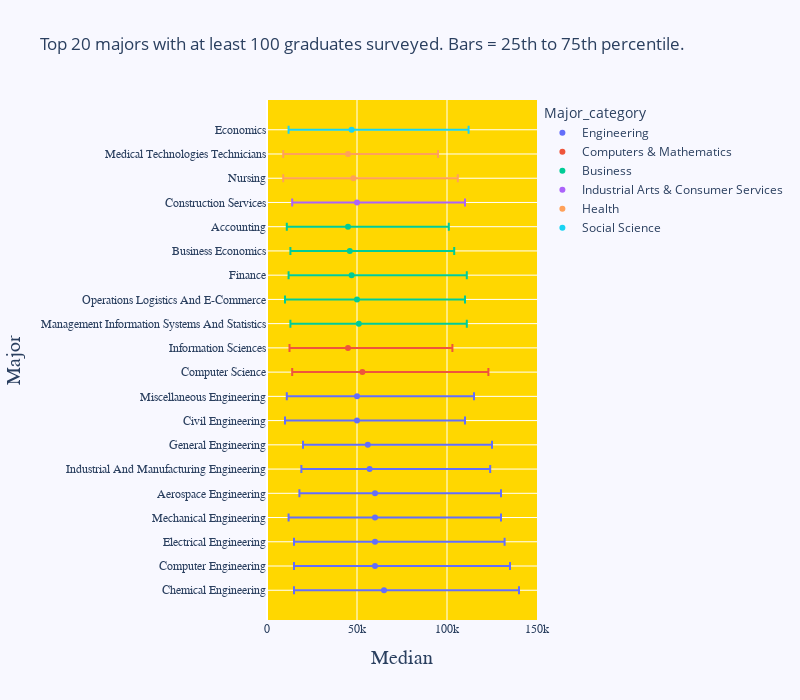

Notebook code for this chart:
### Markdown cell above
### What are the highest earning majors?

### Code cell
major_processed = major_processed[major_processed['Sample_size']>=100]
major_processed = major_processed.head(20)
fig = px.scatter(major_processed, x='Median', y='Major',
                color='Major_category',width=800, height=700,
                 error_x_minus="P25th", error_x="P75th",
                 title="Top 20 majors with at least 100 graduates surveyed. Bars = 25th to 75th percentile."
                )

fig.update_xaxes(
    range=[0, 150000]  # sets the range of xaxis
    
)
# Update axes
fig.update_xaxes(title_font = dict(size=20,family='Time NEw Roman'))
fig.update_xaxes(tickfont_family="Arial Black")

fig.update_yaxes(title_font=dict(size=20, family='Times New Roman'))
fig.update_yaxes(tickfont_family="Arial Black")

fig.update_layout({
                    'plot_bgcolor':'gold',
                    'paper_bgcolor':'ghostwhite'})
fig.show()

### Figure 1 — Plotly figure (JSON) as saved in the notebook; plotly's stock layout.template omitted (floating-point values rounded to 4 significant figures)
{"data": [{"error_x": {"array": [75000, 75000, 72000, 70000, 70000, 67000, 69000, 60000, 65000], "arrayminus": [50000, 45000, 45000, 48000, 42000, 37900, 36000, 40000, 39000]}, "hovertemplate": "Major_category=Engineering<br>Median=%{x}<br>Major=%{y}<extra></extra>", "legendgroup": "Engineering", "marker": {"color": "#636efa", "symbol": "circle"}, "mode": "markers", "name": "Engineering", "orientation": "h", "showlegend": true, "type": "scatter", "x": [65000, 60000, 60000, 60000, 60000, 57000, 56000, 50000, 50000], "xaxis": "x", "y": ["Chemical Engineering", "Computer Engineering", "Electrical Engineering", "Mechanical Engineering", "Aerospace Engineering", "Industrial And Manufacturing Engineering", "General Engineering", "Civil Engineering", "Miscellaneous Engineering"], "yaxis": "y"}, {"error_x": {"array": [70000, 58000], "arrayminus": [39000, 32500]}, "hovertemplate": "Major_category=Computers & Mathematics<br>Median=%{x}<br>Major=%{y}<extra></extra>", "legendgroup": "Computers & Mathematics", "marker": {"color": "#EF553B", "symbol": "circle"}, "mode": "markers", "name": "Computers & Mathematics", "orientation": "h", "showlegend": true, "type": "scatter", "x": [53000, 45000], "xaxis": "x", "y": ["Computer Science", "Information Sciences"], "yaxis": "y"}, {"error_x": {"array": [60000, 60000, 64000, 58000, 56000], "arrayminus": [38000, 40000, 35000, 33000, 34000]}, "hovertemplate": "Major_category=Business<br>Median=%{x}<br>Major=%{y}<extra></extra>", "legendgroup": "Business", "marker": {"color": "#00cc96", "symbol": "circle"}, "mode": "markers", "name": "Business", "orientation": "h", "showlegend": true, "type": "scatter", "x": [51000, 50000, 47000, 46000, 45000], "xaxis": "x", "y": ["Management Information Systems And Statistics", "Operations Logistics And E-Commerce", "Finance", "Business Economics", "Accounting"], "yaxis": "y"}, {"error_x": {"array": [60000], "arrayminus": [36000]}, "hovertemplate": "Major_category=Industrial Arts & Consumer Services<br>Median=%{x}<br>Major=%{y}<extra></extra>", "legendgroup": "Industrial Arts & Consumer Services", "marker": {"color": "#ab63fa", "symbol": "circle"}, "mode": "markers", "name": "Industrial Arts & Consumer Services", "orientation": "h", "showlegend": true, "type": "scatter", "x": [50000], "xaxis": "x", "y": ["Construction Services"], "yaxis": "y"}, {"error_x": {"array": [58000, 50000], "arrayminus": [39000, 36000]}, "hovertemplate": "Major_category=Health<br>Median=%{x}<br>Major=%{y}<extra></extra>", "legendgroup": "Health", "marker": {"color": "#FFA15A", "symbol": "circle"}, "mode": "markers", "name": "Health", "orientation": "h", "showlegend": true, "type": "scatter", "x": [48000, 45000], "xaxis": "x", "y": ["Nursing", "Medical Technologies Technicians"], "yaxis": "y"}, {"error_x": {"array": [65000], "arrayminus": [35000]}, "hovertemplate": "Major_category=Social Science<br>Median=%{x}<br>Major=%{y}<extra></extra>", "legendgroup": "Social Science", "marker": {"color": "#19d3f3", "symbol": "circle"}, "mode": "markers", "name": "Social Science", "orientation": "h", "showlegend": true, "type": "scatter", "x": [47000], "xaxis": "x", "y": ["Economics"], "yaxis": "y"}], "layout": {"height": 700, "legend": {"title": {"text": "Major_category"}, "tracegroupgap": 0}, "paper_bgcolor": "ghostwhite", "plot_bgcolor": "gold", "title": {"text": "Top 20 majors with at least 100 graduates surveyed. Bars = 25th to 75th percentile."}, "width": 800, "xaxis": {"anchor": "y", "domain": [0, 1], "range": [0, 150000], "tickfont": {"family": "Arial Black"}, "title": {"font": {"family": "Time NEw Roman", "size": 20}, "text": "Median"}, "type": "linear"}, "yaxis": {"anchor": "x", "autorange": true, "domain": [0, 1], "range": [-1.227, 20.23], "tickfont": {"family": "Arial Black"}, "title": {"font": {"family": "Times New Roman", "size": 20}, "text": "Major"}, "type": "category"}}}
